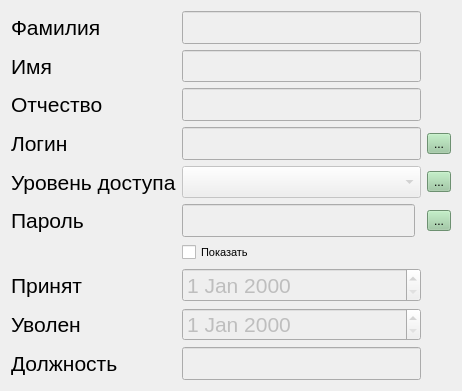
<?xml version="1.0" encoding="UTF-8"?>
<ui version="4.0">
 <class>UserInfo</class>
 <widget class="QWidget" name="UserInfo">
  <property name="geometry">
   <rect>
    <x>0</x>
    <y>0</y>
    <width>462</width>
    <height>391</height>
   </rect>
  </property>
  <property name="windowTitle">
   <string>Form</string>
  </property>
  <layout class="QGridLayout" name="gridLayout">
   <item row="3" column="1" colspan="2">
    <widget class="QLineEdit" name="login_lineEdit">
     <property name="enabled">
      <bool>false</bool>
     </property>
     <property name="minimumSize">
      <size>
       <width>0</width>
       <height>30</height>
      </size>
     </property>
     <property name="font">
      <font>
       <pointsize>16</pointsize>
      </font>
     </property>
    </widget>
   </item>
   <item row="2" column="1" colspan="2">
    <widget class="QLineEdit" name="patr_lineEdit">
     <property name="enabled">
      <bool>false</bool>
     </property>
     <property name="minimumSize">
      <size>
       <width>0</width>
       <height>30</height>
      </size>
     </property>
     <property name="font">
      <font>
       <pointsize>16</pointsize>
      </font>
     </property>
    </widget>
   </item>
   <item row="4" column="3">
    <widget class="QToolButton" name="change_level_toolButton">
     <property name="palette">
      <palette>
       <active>
        <colorrole role="WindowText">
         <brush brushstyle="SolidPattern">
          <color alpha="255">
           <red>0</red>
           <green>0</green>
           <blue>0</blue>
          </color>
         </brush>
        </colorrole>
        <colorrole role="Button">
         <brush brushstyle="SolidPattern">
          <color alpha="255">
           <red>153</red>
           <green>201</green>
           <blue>158</blue>
          </color>
         </brush>
        </colorrole>
        <colorrole role="Light">
         <brush brushstyle="SolidPattern">
          <color alpha="255">
           <red>241</red>
           <green>255</green>
           <blue>243</blue>
          </color>
         </brush>
        </colorrole>
        <colorrole role="Midlight">
         <brush brushstyle="SolidPattern">
          <color alpha="255">
           <red>197</red>
           <green>228</green>
           <blue>200</blue>
          </color>
         </brush>
        </colorrole>
        <colorrole role="Dark">
         <brush brushstyle="SolidPattern">
          <color alpha="255">
           <red>76</red>
           <green>100</green>
           <blue>79</blue>
          </color>
         </brush>
        </colorrole>
        <colorrole role="Mid">
         <brush brushstyle="SolidPattern">
          <color alpha="255">
           <red>102</red>
           <green>134</green>
           <blue>105</blue>
          </color>
         </brush>
        </colorrole>
        <colorrole role="Text">
         <brush brushstyle="SolidPattern">
          <color alpha="255">
           <red>0</red>
           <green>0</green>
           <blue>0</blue>
          </color>
         </brush>
        </colorrole>
        <colorrole role="BrightText">
         <brush brushstyle="SolidPattern">
          <color alpha="255">
           <red>255</red>
           <green>255</green>
           <blue>255</blue>
          </color>
         </brush>
        </colorrole>
        <colorrole role="ButtonText">
         <brush brushstyle="SolidPattern">
          <color alpha="255">
           <red>0</red>
           <green>0</green>
           <blue>0</blue>
          </color>
         </brush>
        </colorrole>
        <colorrole role="Base">
         <brush brushstyle="SolidPattern">
          <color alpha="255">
           <red>255</red>
           <green>255</green>
           <blue>255</blue>
          </color>
         </brush>
        </colorrole>
        <colorrole role="Window">
         <brush brushstyle="SolidPattern">
          <color alpha="255">
           <red>153</red>
           <green>201</green>
           <blue>158</blue>
          </color>
         </brush>
        </colorrole>
        <colorrole role="Shadow">
         <brush brushstyle="SolidPattern">
          <color alpha="255">
           <red>0</red>
           <green>0</green>
           <blue>0</blue>
          </color>
         </brush>
        </colorrole>
        <colorrole role="AlternateBase">
         <brush brushstyle="SolidPattern">
          <color alpha="255">
           <red>204</red>
           <green>228</green>
           <blue>206</blue>
          </color>
         </brush>
        </colorrole>
        <colorrole role="ToolTipBase">
         <brush brushstyle="SolidPattern">
          <color alpha="255">
           <red>255</red>
           <green>255</green>
           <blue>220</blue>
          </color>
         </brush>
        </colorrole>
        <colorrole role="ToolTipText">
         <brush brushstyle="SolidPattern">
          <color alpha="255">
           <red>0</red>
           <green>0</green>
           <blue>0</blue>
          </color>
         </brush>
        </colorrole>
        <colorrole role="PlaceholderText">
         <brush brushstyle="SolidPattern">
          <color alpha="128">
           <red>0</red>
           <green>0</green>
           <blue>0</blue>
          </color>
         </brush>
        </colorrole>
       </active>
       <inactive>
        <colorrole role="WindowText">
         <brush brushstyle="SolidPattern">
          <color alpha="255">
           <red>0</red>
           <green>0</green>
           <blue>0</blue>
          </color>
         </brush>
        </colorrole>
        <colorrole role="Button">
         <brush brushstyle="SolidPattern">
          <color alpha="255">
           <red>153</red>
           <green>201</green>
           <blue>158</blue>
          </color>
         </brush>
        </colorrole>
        <colorrole role="Light">
         <brush brushstyle="SolidPattern">
          <color alpha="255">
           <red>241</red>
           <green>255</green>
           <blue>243</blue>
          </color>
         </brush>
        </colorrole>
        <colorrole role="Midlight">
         <brush brushstyle="SolidPattern">
          <color alpha="255">
           <red>197</red>
           <green>228</green>
           <blue>200</blue>
          </color>
         </brush>
        </colorrole>
        <colorrole role="Dark">
         <brush brushstyle="SolidPattern">
          <color alpha="255">
           <red>76</red>
           <green>100</green>
           <blue>79</blue>
          </color>
         </brush>
        </colorrole>
        <colorrole role="Mid">
         <brush brushstyle="SolidPattern">
          <color alpha="255">
           <red>102</red>
           <green>134</green>
           <blue>105</blue>
          </color>
         </brush>
        </colorrole>
        <colorrole role="Text">
         <brush brushstyle="SolidPattern">
          <color alpha="255">
           <red>0</red>
           <green>0</green>
           <blue>0</blue>
          </color>
         </brush>
        </colorrole>
        <colorrole role="BrightText">
         <brush brushstyle="SolidPattern">
          <color alpha="255">
           <red>255</red>
           <green>255</green>
           <blue>255</blue>
          </color>
         </brush>
        </colorrole>
        <colorrole role="ButtonText">
         <brush brushstyle="SolidPattern">
          <color alpha="255">
           <red>0</red>
           <green>0</green>
           <blue>0</blue>
          </color>
         </brush>
        </colorrole>
        <colorrole role="Base">
         <brush brushstyle="SolidPattern">
          <color alpha="255">
           <red>255</red>
           <green>255</green>
           <blue>255</blue>
          </color>
         </brush>
        </colorrole>
        <colorrole role="Window">
         <brush brushstyle="SolidPattern">
          <color alpha="255">
           <red>153</red>
           <green>201</green>
           <blue>158</blue>
          </color>
         </brush>
        </colorrole>
        <colorrole role="Shadow">
         <brush brushstyle="SolidPattern">
          <color alpha="255">
           <red>0</red>
           <green>0</green>
           <blue>0</blue>
          </color>
         </brush>
        </colorrole>
        <colorrole role="AlternateBase">
         <brush brushstyle="SolidPattern">
          <color alpha="255">
           <red>204</red>
           <green>228</green>
           <blue>206</blue>
          </color>
         </brush>
        </colorrole>
        <colorrole role="ToolTipBase">
         <brush brushstyle="SolidPattern">
          <color alpha="255">
           <red>255</red>
           <green>255</green>
           <blue>220</blue>
          </color>
         </brush>
        </colorrole>
        <colorrole role="ToolTipText">
         <brush brushstyle="SolidPattern">
          <color alpha="255">
           <red>0</red>
           <green>0</green>
           <blue>0</blue>
          </color>
         </brush>
        </colorrole>
        <colorrole role="PlaceholderText">
         <brush brushstyle="SolidPattern">
          <color alpha="128">
           <red>0</red>
           <green>0</green>
           <blue>0</blue>
          </color>
         </brush>
        </colorrole>
       </inactive>
       <disabled>
        <colorrole role="WindowText">
         <brush brushstyle="SolidPattern">
          <color alpha="255">
           <red>76</red>
           <green>100</green>
           <blue>79</blue>
          </color>
         </brush>
        </colorrole>
        <colorrole role="Button">
         <brush brushstyle="SolidPattern">
          <color alpha="255">
           <red>153</red>
           <green>201</green>
           <blue>158</blue>
          </color>
         </brush>
        </colorrole>
        <colorrole role="Light">
         <brush brushstyle="SolidPattern">
          <color alpha="255">
           <red>241</red>
           <green>255</green>
           <blue>243</blue>
          </color>
         </brush>
        </colorrole>
        <colorrole role="Midlight">
         <brush brushstyle="SolidPattern">
          <color alpha="255">
           <red>197</red>
           <green>228</green>
           <blue>200</blue>
          </color>
         </brush>
        </colorrole>
        <colorrole role="Dark">
         <brush brushstyle="SolidPattern">
          <color alpha="255">
           <red>76</red>
           <green>100</green>
           <blue>79</blue>
          </color>
         </brush>
        </colorrole>
        <colorrole role="Mid">
         <brush brushstyle="SolidPattern">
          <color alpha="255">
           <red>102</red>
           <green>134</green>
           <blue>105</blue>
          </color>
         </brush>
        </colorrole>
        <colorrole role="Text">
         <brush brushstyle="SolidPattern">
          <color alpha="255">
           <red>76</red>
           <green>100</green>
           <blue>79</blue>
          </color>
         </brush>
        </colorrole>
        <colorrole role="BrightText">
         <brush brushstyle="SolidPattern">
          <color alpha="255">
           <red>255</red>
           <green>255</green>
           <blue>255</blue>
          </color>
         </brush>
        </colorrole>
        <colorrole role="ButtonText">
         <brush brushstyle="SolidPattern">
          <color alpha="255">
           <red>76</red>
           <green>100</green>
           <blue>79</blue>
          </color>
         </brush>
        </colorrole>
        <colorrole role="Base">
         <brush brushstyle="SolidPattern">
          <color alpha="255">
           <red>153</red>
           <green>201</green>
           <blue>158</blue>
          </color>
         </brush>
        </colorrole>
        <colorrole role="Window">
         <brush brushstyle="SolidPattern">
          <color alpha="255">
           <red>153</red>
           <green>201</green>
           <blue>158</blue>
          </color>
         </brush>
        </colorrole>
        <colorrole role="Shadow">
         <brush brushstyle="SolidPattern">
          <color alpha="255">
           <red>0</red>
           <green>0</green>
           <blue>0</blue>
          </color>
         </brush>
        </colorrole>
        <colorrole role="AlternateBase">
         <brush brushstyle="SolidPattern">
          <color alpha="255">
           <red>153</red>
           <green>201</green>
           <blue>158</blue>
          </color>
         </brush>
        </colorrole>
        <colorrole role="ToolTipBase">
         <brush brushstyle="SolidPattern">
          <color alpha="255">
           <red>255</red>
           <green>255</green>
           <blue>220</blue>
          </color>
         </brush>
        </colorrole>
        <colorrole role="ToolTipText">
         <brush brushstyle="SolidPattern">
          <color alpha="255">
           <red>0</red>
           <green>0</green>
           <blue>0</blue>
          </color>
         </brush>
        </colorrole>
        <colorrole role="PlaceholderText">
         <brush brushstyle="SolidPattern">
          <color alpha="128">
           <red>0</red>
           <green>0</green>
           <blue>0</blue>
          </color>
         </brush>
        </colorrole>
       </disabled>
      </palette>
     </property>
     <property name="text">
      <string>...</string>
     </property>
    </widget>
   </item>
   <item row="5" column="1">
    <widget class="QLineEdit" name="pass_lineEdit">
     <property name="enabled">
      <bool>false</bool>
     </property>
     <property name="minimumSize">
      <size>
       <width>0</width>
       <height>30</height>
      </size>
     </property>
     <property name="font">
      <font>
       <pointsize>16</pointsize>
      </font>
     </property>
     <property name="echoMode">
      <enum>QLineEdit::Password</enum>
     </property>
    </widget>
   </item>
   <item row="3" column="3">
    <widget class="QToolButton" name="change_login_toolButton">
     <property name="palette">
      <palette>
       <active>
        <colorrole role="WindowText">
         <brush brushstyle="SolidPattern">
          <color alpha="255">
           <red>0</red>
           <green>0</green>
           <blue>0</blue>
          </color>
         </brush>
        </colorrole>
        <colorrole role="Button">
         <brush brushstyle="SolidPattern">
          <color alpha="255">
           <red>153</red>
           <green>201</green>
           <blue>158</blue>
          </color>
         </brush>
        </colorrole>
        <colorrole role="Light">
         <brush brushstyle="SolidPattern">
          <color alpha="255">
           <red>241</red>
           <green>255</green>
           <blue>243</blue>
          </color>
         </brush>
        </colorrole>
        <colorrole role="Midlight">
         <brush brushstyle="SolidPattern">
          <color alpha="255">
           <red>197</red>
           <green>228</green>
           <blue>200</blue>
          </color>
         </brush>
        </colorrole>
        <colorrole role="Dark">
         <brush brushstyle="SolidPattern">
          <color alpha="255">
           <red>76</red>
           <green>100</green>
           <blue>79</blue>
          </color>
         </brush>
        </colorrole>
        <colorrole role="Mid">
         <brush brushstyle="SolidPattern">
          <color alpha="255">
           <red>102</red>
           <green>134</green>
           <blue>105</blue>
          </color>
         </brush>
        </colorrole>
        <colorrole role="Text">
         <brush brushstyle="SolidPattern">
          <color alpha="255">
           <red>0</red>
           <green>0</green>
           <blue>0</blue>
          </color>
         </brush>
        </colorrole>
        <colorrole role="BrightText">
         <brush brushstyle="SolidPattern">
          <color alpha="255">
           <red>255</red>
           <green>255</green>
           <blue>255</blue>
          </color>
         </brush>
        </colorrole>
        <colorrole role="ButtonText">
         <brush brushstyle="SolidPattern">
          <color alpha="255">
           <red>0</red>
           <green>0</green>
           <blue>0</blue>
          </color>
         </brush>
        </colorrole>
        <colorrole role="Base">
         <brush brushstyle="SolidPattern">
          <color alpha="255">
           <red>255</red>
           <green>255</green>
           <blue>255</blue>
          </color>
         </brush>
        </colorrole>
        <colorrole role="Window">
         <brush brushstyle="SolidPattern">
          <color alpha="255">
           <red>153</red>
           <green>201</green>
           <blue>158</blue>
          </color>
         </brush>
        </colorrole>
        <colorrole role="Shadow">
         <brush brushstyle="SolidPattern">
          <color alpha="255">
           <red>0</red>
           <green>0</green>
           <blue>0</blue>
          </color>
         </brush>
        </colorrole>
        <colorrole role="AlternateBase">
         <brush brushstyle="SolidPattern">
          <color alpha="255">
           <red>204</red>
           <green>228</green>
           <blue>206</blue>
          </color>
         </brush>
        </colorrole>
        <colorrole role="ToolTipBase">
         <brush brushstyle="SolidPattern">
          <color alpha="255">
           <red>255</red>
           <green>255</green>
           <blue>220</blue>
          </color>
         </brush>
        </colorrole>
        <colorrole role="ToolTipText">
         <brush brushstyle="SolidPattern">
          <color alpha="255">
           <red>0</red>
           <green>0</green>
           <blue>0</blue>
          </color>
         </brush>
        </colorrole>
        <colorrole role="PlaceholderText">
         <brush brushstyle="SolidPattern">
          <color alpha="128">
           <red>0</red>
           <green>0</green>
           <blue>0</blue>
          </color>
         </brush>
        </colorrole>
       </active>
       <inactive>
        <colorrole role="WindowText">
         <brush brushstyle="SolidPattern">
          <color alpha="255">
           <red>0</red>
           <green>0</green>
           <blue>0</blue>
          </color>
         </brush>
        </colorrole>
        <colorrole role="Button">
         <brush brushstyle="SolidPattern">
          <color alpha="255">
           <red>153</red>
           <green>201</green>
           <blue>158</blue>
          </color>
         </brush>
        </colorrole>
        <colorrole role="Light">
         <brush brushstyle="SolidPattern">
          <color alpha="255">
           <red>241</red>
           <green>255</green>
           <blue>243</blue>
          </color>
         </brush>
        </colorrole>
        <colorrole role="Midlight">
         <brush brushstyle="SolidPattern">
          <color alpha="255">
           <red>197</red>
           <green>228</green>
           <blue>200</blue>
          </color>
         </brush>
        </colorrole>
        <colorrole role="Dark">
         <brush brushstyle="SolidPattern">
          <color alpha="255">
           <red>76</red>
           <green>100</green>
           <blue>79</blue>
          </color>
         </brush>
        </colorrole>
        <colorrole role="Mid">
         <brush brushstyle="SolidPattern">
          <color alpha="255">
           <red>102</red>
           <green>134</green>
           <blue>105</blue>
          </color>
         </brush>
        </colorrole>
        <colorrole role="Text">
         <brush brushstyle="SolidPattern">
          <color alpha="255">
           <red>0</red>
           <green>0</green>
           <blue>0</blue>
          </color>
         </brush>
        </colorrole>
        <colorrole role="BrightText">
         <brush brushstyle="SolidPattern">
          <color alpha="255">
           <red>255</red>
           <green>255</green>
           <blue>255</blue>
          </color>
         </brush>
        </colorrole>
        <colorrole role="ButtonText">
         <brush brushstyle="SolidPattern">
          <color alpha="255">
           <red>0</red>
           <green>0</green>
           <blue>0</blue>
          </color>
         </brush>
        </colorrole>
        <colorrole role="Base">
         <brush brushstyle="SolidPattern">
          <color alpha="255">
           <red>255</red>
           <green>255</green>
           <blue>255</blue>
          </color>
         </brush>
        </colorrole>
        <colorrole role="Window">
         <brush brushstyle="SolidPattern">
          <color alpha="255">
           <red>153</red>
           <green>201</green>
           <blue>158</blue>
          </color>
         </brush>
        </colorrole>
        <colorrole role="Shadow">
         <brush brushstyle="SolidPattern">
          <color alpha="255">
           <red>0</red>
           <green>0</green>
           <blue>0</blue>
          </color>
         </brush>
        </colorrole>
        <colorrole role="AlternateBase">
         <brush brushstyle="SolidPattern">
          <color alpha="255">
           <red>204</red>
           <green>228</green>
           <blue>206</blue>
          </color>
         </brush>
        </colorrole>
        <colorrole role="ToolTipBase">
         <brush brushstyle="SolidPattern">
          <color alpha="255">
           <red>255</red>
           <green>255</green>
           <blue>220</blue>
          </color>
         </brush>
        </colorrole>
        <colorrole role="ToolTipText">
         <brush brushstyle="SolidPattern">
          <color alpha="255">
           <red>0</red>
           <green>0</green>
           <blue>0</blue>
          </color>
         </brush>
        </colorrole>
        <colorrole role="PlaceholderText">
         <brush brushstyle="SolidPattern">
          <color alpha="128">
           <red>0</red>
           <green>0</green>
           <blue>0</blue>
          </color>
         </brush>
        </colorrole>
       </inactive>
       <disabled>
        <colorrole role="WindowText">
         <brush brushstyle="SolidPattern">
          <color alpha="255">
           <red>76</red>
           <green>100</green>
           <blue>79</blue>
          </color>
         </brush>
        </colorrole>
        <colorrole role="Button">
         <brush brushstyle="SolidPattern">
          <color alpha="255">
           <red>153</red>
           <green>201</green>
           <blue>158</blue>
          </color>
         </brush>
        </colorrole>
        <colorrole role="Light">
         <brush brushstyle="SolidPattern">
          <color alpha="255">
           <red>241</red>
           <green>255</green>
           <blue>243</blue>
          </color>
         </brush>
        </colorrole>
        <colorrole role="Midlight">
         <brush brushstyle="SolidPattern">
          <color alpha="255">
           <red>197</red>
           <green>228</green>
           <blue>200</blue>
          </color>
         </brush>
        </colorrole>
        <colorrole role="Dark">
         <brush brushstyle="SolidPattern">
          <color alpha="255">
           <red>76</red>
           <green>100</green>
           <blue>79</blue>
          </color>
         </brush>
        </colorrole>
        <colorrole role="Mid">
         <brush brushstyle="SolidPattern">
          <color alpha="255">
           <red>102</red>
           <green>134</green>
           <blue>105</blue>
          </color>
         </brush>
        </colorrole>
        <colorrole role="Text">
         <brush brushstyle="SolidPattern">
          <color alpha="255">
           <red>76</red>
           <green>100</green>
           <blue>79</blue>
          </color>
         </brush>
        </colorrole>
        <colorrole role="BrightText">
         <brush brushstyle="SolidPattern">
          <color alpha="255">
           <red>255</red>
           <green>255</green>
           <blue>255</blue>
          </color>
         </brush>
        </colorrole>
        <colorrole role="ButtonText">
         <brush brushstyle="SolidPattern">
          <color alpha="255">
           <red>76</red>
           <green>100</green>
           <blue>79</blue>
          </color>
         </brush>
        </colorrole>
        <colorrole role="Base">
         <brush brushstyle="SolidPattern">
          <color alpha="255">
           <red>153</red>
           <green>201</green>
           <blue>158</blue>
          </color>
         </brush>
        </colorrole>
        <colorrole role="Window">
         <brush brushstyle="SolidPattern">
          <color alpha="255">
           <red>153</red>
           <green>201</green>
           <blue>158</blue>
          </color>
         </brush>
        </colorrole>
        <colorrole role="Shadow">
         <brush brushstyle="SolidPattern">
          <color alpha="255">
           <red>0</red>
           <green>0</green>
           <blue>0</blue>
          </color>
         </brush>
        </colorrole>
        <colorrole role="AlternateBase">
         <brush brushstyle="SolidPattern">
          <color alpha="255">
           <red>153</red>
           <green>201</green>
           <blue>158</blue>
          </color>
         </brush>
        </colorrole>
        <colorrole role="ToolTipBase">
         <brush brushstyle="SolidPattern">
          <color alpha="255">
           <red>255</red>
           <green>255</green>
           <blue>220</blue>
          </color>
         </brush>
        </colorrole>
        <colorrole role="ToolTipText">
         <brush brushstyle="SolidPattern">
          <color alpha="255">
           <red>0</red>
           <green>0</green>
           <blue>0</blue>
          </color>
         </brush>
        </colorrole>
        <colorrole role="PlaceholderText">
         <brush brushstyle="SolidPattern">
          <color alpha="128">
           <red>0</red>
           <green>0</green>
           <blue>0</blue>
          </color>
         </brush>
        </colorrole>
       </disabled>
      </palette>
     </property>
     <property name="text">
      <string>...</string>
     </property>
    </widget>
   </item>
   <item row="0" column="1" colspan="2">
    <widget class="QLineEdit" name="surname_lineEdit">
     <property name="enabled">
      <bool>false</bool>
     </property>
     <property name="minimumSize">
      <size>
       <width>0</width>
       <height>30</height>
      </size>
     </property>
     <property name="font">
      <font>
       <pointsize>16</pointsize>
      </font>
     </property>
    </widget>
   </item>
   <item row="4" column="1" colspan="2">
    <widget class="QComboBox" name="access_level_comboBox">
     <property name="enabled">
      <bool>false</bool>
     </property>
     <property name="minimumSize">
      <size>
       <width>0</width>
       <height>30</height>
      </size>
     </property>
     <property name="font">
      <font>
       <pointsize>16</pointsize>
      </font>
     </property>
    </widget>
   </item>
   <item row="4" column="0">
    <widget class="QLabel" name="access_level_label">
     <property name="minimumSize">
      <size>
       <width>0</width>
       <height>30</height>
      </size>
     </property>
     <property name="font">
      <font>
       <pointsize>16</pointsize>
      </font>
     </property>
     <property name="text">
      <string>Уровень доступа</string>
     </property>
    </widget>
   </item>
   <item row="5" column="0">
    <widget class="QLabel" name="pass_label">
     <property name="minimumSize">
      <size>
       <width>0</width>
       <height>30</height>
      </size>
     </property>
     <property name="font">
      <font>
       <pointsize>16</pointsize>
      </font>
     </property>
     <property name="text">
      <string>Пароль</string>
     </property>
    </widget>
   </item>
   <item row="7" column="1" colspan="2">
    <widget class="QDateEdit" name="empl_dateEdit">
     <property name="enabled">
      <bool>false</bool>
     </property>
     <property name="minimumSize">
      <size>
       <width>0</width>
       <height>30</height>
      </size>
     </property>
     <property name="font">
      <font>
       <pointsize>16</pointsize>
      </font>
     </property>
    </widget>
   </item>
   <item row="1" column="1" colspan="2">
    <widget class="QLineEdit" name="name_lineEdit">
     <property name="enabled">
      <bool>false</bool>
     </property>
     <property name="minimumSize">
      <size>
       <width>0</width>
       <height>30</height>
      </size>
     </property>
     <property name="font">
      <font>
       <pointsize>16</pointsize>
      </font>
     </property>
    </widget>
   </item>
   <item row="2" column="0">
    <widget class="QLabel" name="part_label">
     <property name="minimumSize">
      <size>
       <width>0</width>
       <height>30</height>
      </size>
     </property>
     <property name="font">
      <font>
       <pointsize>16</pointsize>
      </font>
     </property>
     <property name="text">
      <string>Отчество</string>
     </property>
    </widget>
   </item>
   <item row="1" column="0">
    <widget class="QLabel" name="name_label">
     <property name="minimumSize">
      <size>
       <width>0</width>
       <height>30</height>
      </size>
     </property>
     <property name="font">
      <font>
       <pointsize>16</pointsize>
      </font>
     </property>
     <property name="text">
      <string>Имя</string>
     </property>
    </widget>
   </item>
   <item row="7" column="0">
    <widget class="QLabel" name="empl_label">
     <property name="minimumSize">
      <size>
       <width>0</width>
       <height>30</height>
      </size>
     </property>
     <property name="font">
      <font>
       <pointsize>16</pointsize>
      </font>
     </property>
     <property name="text">
      <string>Принят</string>
     </property>
    </widget>
   </item>
   <item row="6" column="1">
    <widget class="QCheckBox" name="show_pass_checkBox">
     <property name="enabled">
      <bool>true</bool>
     </property>
     <property name="maximumSize">
      <size>
       <width>16777215</width>
       <height>30</height>
      </size>
     </property>
     <property name="font">
      <font>
       <pointsize>8</pointsize>
      </font>
     </property>
     <property name="text">
      <string>Показать</string>
     </property>
    </widget>
   </item>
   <item row="8" column="1" colspan="2">
    <widget class="QDateEdit" name="fire_dateEdit">
     <property name="enabled">
      <bool>false</bool>
     </property>
     <property name="minimumSize">
      <size>
       <width>0</width>
       <height>30</height>
      </size>
     </property>
     <property name="font">
      <font>
       <pointsize>16</pointsize>
      </font>
     </property>
    </widget>
   </item>
   <item row="3" column="0">
    <widget class="QLabel" name="login_label">
     <property name="minimumSize">
      <size>
       <width>0</width>
       <height>30</height>
      </size>
     </property>
     <property name="font">
      <font>
       <pointsize>16</pointsize>
      </font>
     </property>
     <property name="text">
      <string>Логин</string>
     </property>
    </widget>
   </item>
   <item row="8" column="0">
    <widget class="QLabel" name="fire_label">
     <property name="minimumSize">
      <size>
       <width>0</width>
       <height>30</height>
      </size>
     </property>
     <property name="font">
      <font>
       <pointsize>16</pointsize>
      </font>
     </property>
     <property name="text">
      <string>Уволен</string>
     </property>
    </widget>
   </item>
   <item row="9" column="1" colspan="2">
    <widget class="QLineEdit" name="pos_titile_lineEdit">
     <property name="enabled">
      <bool>false</bool>
     </property>
     <property name="minimumSize">
      <size>
       <width>0</width>
       <height>30</height>
      </size>
     </property>
     <property name="font">
      <font>
       <pointsize>16</pointsize>
      </font>
     </property>
    </widget>
   </item>
   <item row="5" column="3">
    <widget class="QToolButton" name="change_pass_toolButton">
     <property name="palette">
      <palette>
       <active>
        <colorrole role="WindowText">
         <brush brushstyle="SolidPattern">
          <color alpha="255">
           <red>0</red>
           <green>0</green>
           <blue>0</blue>
          </color>
         </brush>
        </colorrole>
        <colorrole role="Button">
         <brush brushstyle="SolidPattern">
          <color alpha="255">
           <red>153</red>
           <green>201</green>
           <blue>158</blue>
          </color>
         </brush>
        </colorrole>
        <colorrole role="Light">
         <brush brushstyle="SolidPattern">
          <color alpha="255">
           <red>241</red>
           <green>255</green>
           <blue>243</blue>
          </color>
         </brush>
        </colorrole>
        <colorrole role="Midlight">
         <brush brushstyle="SolidPattern">
          <color alpha="255">
           <red>197</red>
           <green>228</green>
           <blue>200</blue>
          </color>
         </brush>
        </colorrole>
        <colorrole role="Dark">
         <brush brushstyle="SolidPattern">
          <color alpha="255">
           <red>76</red>
           <green>100</green>
           <blue>79</blue>
          </color>
         </brush>
        </colorrole>
        <colorrole role="Mid">
         <brush brushstyle="SolidPattern">
          <color alpha="255">
           <red>102</red>
           <green>134</green>
           <blue>105</blue>
          </color>
         </brush>
        </colorrole>
        <colorrole role="Text">
         <brush brushstyle="SolidPattern">
          <color alpha="255">
           <red>0</red>
           <green>0</green>
           <blue>0</blue>
          </color>
         </brush>
        </colorrole>
        <colorrole role="BrightText">
         <brush brushstyle="SolidPattern">
          <color alpha="255">
           <red>255</red>
           <green>255</green>
           <blue>255</blue>
          </color>
         </brush>
        </colorrole>
        <colorrole role="ButtonText">
         <brush brushstyle="SolidPattern">
          <color alpha="255">
           <red>0</red>
           <green>0</green>
           <blue>0</blue>
          </color>
         </brush>
        </colorrole>
        <colorrole role="Base">
         <brush brushstyle="SolidPattern">
          <color alpha="255">
           <red>255</red>
           <green>255</green>
           <blue>255</blue>
          </color>
         </brush>
        </colorrole>
        <colorrole role="Window">
         <brush brushstyle="SolidPattern">
          <color alpha="255">
           <red>153</red>
           <green>201</green>
           <blue>158</blue>
          </color>
         </brush>
        </colorrole>
        <colorrole role="Shadow">
         <brush brushstyle="SolidPattern">
          <color alpha="255">
           <red>0</red>
           <green>0</green>
           <blue>0</blue>
          </color>
         </brush>
        </colorrole>
        <colorrole role="AlternateBase">
         <brush brushstyle="SolidPattern">
          <color alpha="255">
           <red>204</red>
           <green>228</green>
           <blue>206</blue>
          </color>
         </brush>
        </colorrole>
        <colorrole role="ToolTipBase">
         <brush brushstyle="SolidPattern">
          <color alpha="255">
           <red>255</red>
           <green>255</green>
           <blue>220</blue>
          </color>
         </brush>
        </colorrole>
        <colorrole role="ToolTipText">
         <brush brushstyle="SolidPattern">
          <color alpha="255">
           <red>0</red>
           <green>0</green>
           <blue>0</blue>
          </color>
         </brush>
        </colorrole>
        <colorrole role="PlaceholderText">
         <brush brushstyle="SolidPattern">
          <color alpha="128">
           <red>0</red>
           <green>0</green>
           <blue>0</blue>
          </color>
         </brush>
        </colorrole>
       </active>
       <inactive>
        <colorrole role="WindowText">
         <brush brushstyle="SolidPattern">
          <color alpha="255">
           <red>0</red>
           <green>0</green>
           <blue>0</blue>
          </color>
         </brush>
        </colorrole>
        <colorrole role="Button">
         <brush brushstyle="SolidPattern">
          <color alpha="255">
           <red>153</red>
           <green>201</green>
           <blue>158</blue>
          </color>
         </brush>
        </colorrole>
        <colorrole role="Light">
         <brush brushstyle="SolidPattern">
          <color alpha="255">
           <red>241</red>
           <green>255</green>
           <blue>243</blue>
          </color>
         </brush>
        </colorrole>
        <colorrole role="Midlight">
         <brush brushstyle="SolidPattern">
          <color alpha="255">
           <red>197</red>
           <green>228</green>
           <blue>200</blue>
          </color>
         </brush>
        </colorrole>
        <colorrole role="Dark">
         <brush brushstyle="SolidPattern">
          <color alpha="255">
           <red>76</red>
           <green>100</green>
           <blue>79</blue>
          </color>
         </brush>
        </colorrole>
        <colorrole role="Mid">
         <brush brushstyle="SolidPattern">
          <color alpha="255">
           <red>102</red>
           <green>134</green>
           <blue>105</blue>
          </color>
         </brush>
        </colorrole>
        <colorrole role="Text">
         <brush brushstyle="SolidPattern">
          <color alpha="255">
           <red>0</red>
           <green>0</green>
           <blue>0</blue>
          </color>
         </brush>
        </colorrole>
        <colorrole role="BrightText">
         <brush brushstyle="SolidPattern">
          <color alpha="255">
           <red>255</red>
           <green>255</green>
           <blue>255</blue>
          </color>
         </brush>
        </colorrole>
        <colorrole role="ButtonText">
         <brush brushstyle="SolidPattern">
          <color alpha="255">
           <red>0</red>
           <green>0</green>
           <blue>0</blue>
          </color>
         </brush>
        </colorrole>
        <colorrole role="Base">
         <brush brushstyle="SolidPattern">
          <color alpha="255">
           <red>255</red>
           <green>255</green>
           <blue>255</blue>
          </color>
         </brush>
        </colorrole>
        <colorrole role="Window">
         <brush brushstyle="SolidPattern">
          <color alpha="255">
           <red>153</red>
           <green>201</green>
           <blue>158</blue>
          </color>
         </brush>
        </colorrole>
        <colorrole role="Shadow">
         <brush brushstyle="SolidPattern">
          <color alpha="255">
           <red>0</red>
           <green>0</green>
           <blue>0</blue>
          </color>
         </brush>
        </colorrole>
        <colorrole role="AlternateBase">
         <brush brushstyle="SolidPattern">
          <color alpha="255">
           <red>204</red>
           <green>228</green>
           <blue>206</blue>
          </color>
         </brush>
        </colorrole>
        <colorrole role="ToolTipBase">
         <brush brushstyle="SolidPattern">
          <color alpha="255">
           <red>255</red>
           <green>255</green>
           <blue>220</blue>
          </color>
         </brush>
        </colorrole>
        <colorrole role="ToolTipText">
         <brush brushstyle="SolidPattern">
          <color alpha="255">
           <red>0</red>
           <green>0</green>
           <blue>0</blue>
          </color>
         </brush>
        </colorrole>
        <colorrole role="PlaceholderText">
         <brush brushstyle="SolidPattern">
          <color alpha="128">
           <red>0</red>
           <green>0</green>
           <blue>0</blue>
          </color>
         </brush>
        </colorrole>
       </inactive>
       <disabled>
        <colorrole role="WindowText">
         <brush brushstyle="SolidPattern">
          <color alpha="255">
           <red>76</red>
           <green>100</green>
           <blue>79</blue>
          </color>
         </brush>
        </colorrole>
        <colorrole role="Button">
         <brush brushstyle="SolidPattern">
          <color alpha="255">
           <red>153</red>
           <green>201</green>
           <blue>158</blue>
          </color>
         </brush>
        </colorrole>
        <colorrole role="Light">
         <brush brushstyle="SolidPattern">
          <color alpha="255">
           <red>241</red>
           <green>255</green>
           <blue>243</blue>
          </color>
         </brush>
        </colorrole>
        <colorrole role="Midlight">
         <brush brushstyle="SolidPattern">
          <color alpha="255">
           <red>197</red>
           <green>228</green>
           <blue>200</blue>
          </color>
         </brush>
        </colorrole>
        <colorrole role="Dark">
         <brush brushstyle="SolidPattern">
          <color alpha="255">
           <red>76</red>
           <green>100</green>
           <blue>79</blue>
          </color>
         </brush>
        </colorrole>
        <colorrole role="Mid">
         <brush brushstyle="SolidPattern">
          <color alpha="255">
           <red>102</red>
           <green>134</green>
           <blue>105</blue>
          </color>
         </brush>
        </colorrole>
        <colorrole role="Text">
         <brush brushstyle="SolidPattern">
          <color alpha="255">
           <red>76</red>
           <green>100</green>
           <blue>79</blue>
          </color>
         </brush>
        </colorrole>
        <colorrole role="BrightText">
         <brush brushstyle="SolidPattern">
          <color alpha="255">
           <red>255</red>
           <green>255</green>
           <blue>255</blue>
          </color>
         </brush>
        </colorrole>
        <colorrole role="ButtonText">
         <brush brushstyle="SolidPattern">
          <color alpha="255">
           <red>76</red>
           <green>100</green>
           <blue>79</blue>
          </color>
         </brush>
        </colorrole>
        <colorrole role="Base">
         <brush brushstyle="SolidPattern">
          <color alpha="255">
           <red>153</red>
           <green>201</green>
           <blue>158</blue>
          </color>
         </brush>
        </colorrole>
        <colorrole role="Window">
         <brush brushstyle="SolidPattern">
          <color alpha="255">
           <red>153</red>
           <green>201</green>
           <blue>158</blue>
          </color>
         </brush>
        </colorrole>
        <colorrole role="Shadow">
         <brush brushstyle="SolidPattern">
          <color alpha="255">
           <red>0</red>
           <green>0</green>
           <blue>0</blue>
          </color>
         </brush>
        </colorrole>
        <colorrole role="AlternateBase">
         <brush brushstyle="SolidPattern">
          <color alpha="255">
           <red>153</red>
           <green>201</green>
           <blue>158</blue>
          </color>
         </brush>
        </colorrole>
        <colorrole role="ToolTipBase">
         <brush brushstyle="SolidPattern">
          <color alpha="255">
           <red>255</red>
           <green>255</green>
           <blue>220</blue>
          </color>
         </brush>
        </colorrole>
        <colorrole role="ToolTipText">
         <brush brushstyle="SolidPattern">
          <color alpha="255">
           <red>0</red>
           <green>0</green>
           <blue>0</blue>
          </color>
         </brush>
        </colorrole>
        <colorrole role="PlaceholderText">
         <brush brushstyle="SolidPattern">
          <color alpha="128">
           <red>0</red>
           <green>0</green>
           <blue>0</blue>
          </color>
         </brush>
        </colorrole>
       </disabled>
      </palette>
     </property>
     <property name="text">
      <string>...</string>
     </property>
    </widget>
   </item>
   <item row="0" column="0">
    <widget class="QLabel" name="surname_label">
     <property name="minimumSize">
      <size>
       <width>0</width>
       <height>30</height>
      </size>
     </property>
     <property name="font">
      <font>
       <pointsize>16</pointsize>
      </font>
     </property>
     <property name="text">
      <string>Фамилия</string>
     </property>
    </widget>
   </item>
   <item row="9" column="0">
    <widget class="QLabel" name="pos_title_label">
     <property name="minimumSize">
      <size>
       <width>0</width>
       <height>30</height>
      </size>
     </property>
     <property name="font">
      <font>
       <pointsize>16</pointsize>
      </font>
     </property>
     <property name="text">
      <string>Должность</string>
     </property>
    </widget>
   </item>
  </layout>
 </widget>
 <tabstops>
  <tabstop>surname_lineEdit</tabstop>
  <tabstop>name_lineEdit</tabstop>
  <tabstop>patr_lineEdit</tabstop>
  <tabstop>login_lineEdit</tabstop>
  <tabstop>change_login_toolButton</tabstop>
  <tabstop>access_level_comboBox</tabstop>
  <tabstop>change_level_toolButton</tabstop>
  <tabstop>pass_lineEdit</tabstop>
  <tabstop>change_pass_toolButton</tabstop>
  <tabstop>show_pass_checkBox</tabstop>
  <tabstop>empl_dateEdit</tabstop>
  <tabstop>fire_dateEdit</tabstop>
  <tabstop>pos_titile_lineEdit</tabstop>
 </tabstops>
 <resources/>
 <connections/>
</ui>
